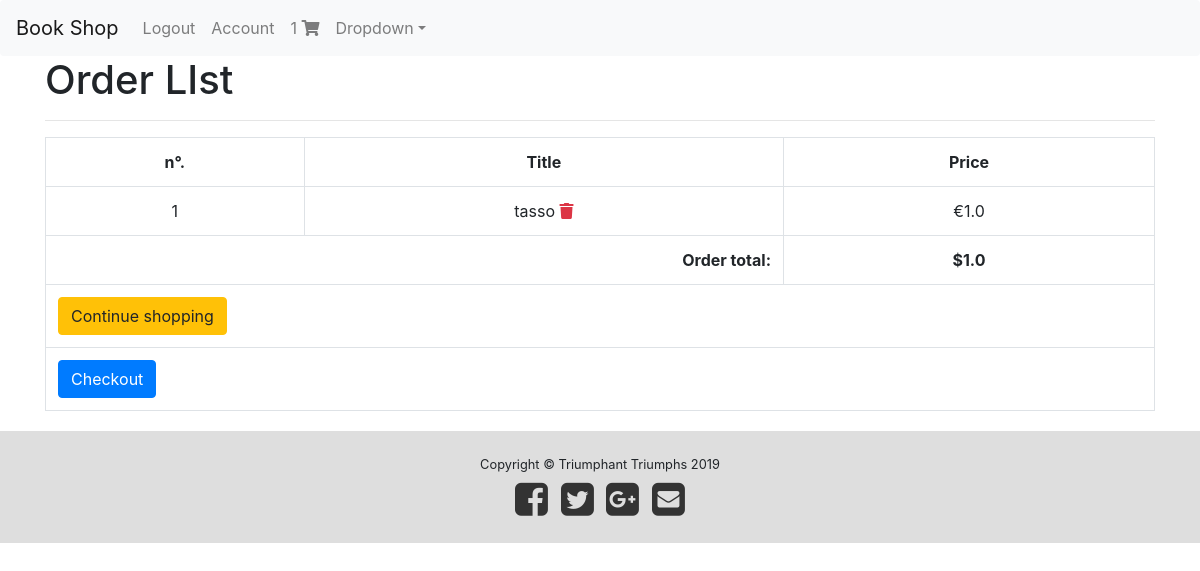
Before: /cart/complete_order_list/ (signed in) with the older database file.
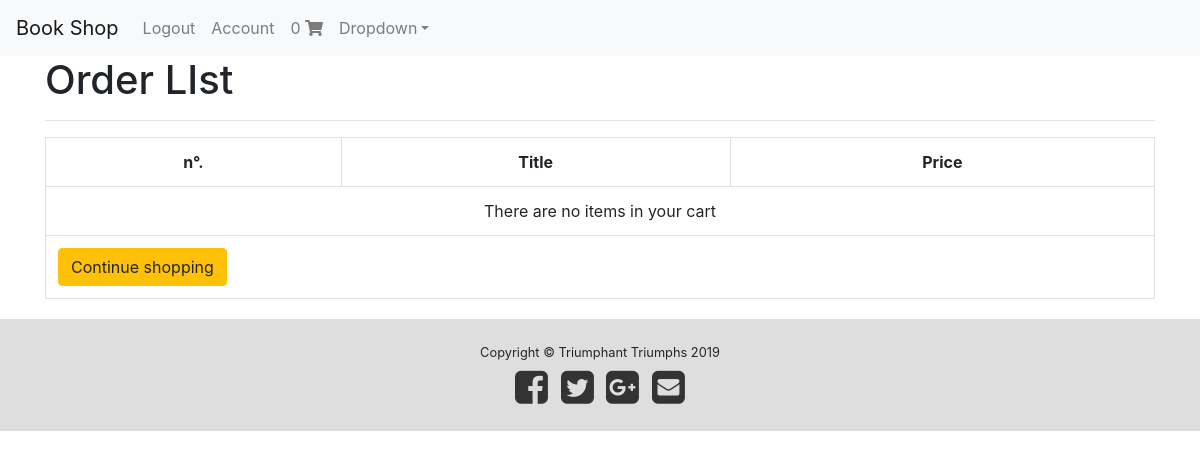
After: the same page with the newer database file.
### shopping_list/models.py (models this page shows, shortened)
class Order(models.Model):
  user = models.ForeignKey(settings.AUTH_USER_MODEL,
                             on_delete=models.CASCADE)
  item_checked = models.BooleanField(default=False)
  items = models.ManyToManyField(OrderItem)
  ref_code = models.CharField(max_length=40)
  def get_total(self):
        return self.items.all().aggregate(order_total=Sum('work__price'))['order_total']

class OrderItem(models.Model):
  work = models.ForeignKey(Work, on_delete=models.CASCADE)

### literature/models.py (models this page shows, shortened)
class Work(models.Model):
  maestros = models.ManyToManyField(Maestro)
  title = models.CharField(max_length=50)
  publication_date = models.DateTimeField()
  description = models.CharField(max_length=630)
  slug = models.SlugField() #work description
  cover = models.ImageField()
  price = models.FloatField()

### shopping_list/views.py (the view)
# urls.py: path('complete_order_list/', order_view, name='complete_order_list'),
@login_required
def order_view(request):
  order_qs = Order.objects.filter (user=request.user, item_checked=False)
  if order_qs.exists():
    context = {
      'order': order_qs[0]
    }
    return render(request, "complete_order_list.html", context)
  return Http404

### shopping_list/templatetags/template_tag_file.py (called while the page is built)
@register.filter
def cart_item_count(user):
  if user.is_authenticated:
    qs = Order.objects.filter(user=user, item_checked=False)
    if qs.exists():
      return qs[0].items.count()

### templates/complete_order_list.html
{% extends "base.html" %}
{% block content %}
<h1>Order LIst</h1>
<hr />
<table class="table table-hover table-bordered text-center">
    <tr class="text-center">
        <th>n°.</th>
        <th>Title</th>
        <th>Price</th>
    </tr>
    {% for item in order.items.all %}
    <tr>
        <td>{{ forloop.counter }}</td>
        <td>{{ item.work.title }}
        <span>
        <a href="{% url 'cart:remove-from-cart' item.work.slug %}" class="text-danger">
            <i class="fas fa-trash"></i>
        </a>
        </span></td>
        <td>€{{ item.work.price }}</td>
    </tr>
    {% empty %}
    <tr>
    <td colspan="3">
        There are no items in your cart
    </td>
    </tr>
    {% endfor %}
    {% if order.get_total %}
    <tr>
    <td colspan="2">
        <strong class="pull-right">Order total: </strong>
    </td>
    <td colspan="1">
        <strong>${{ order.get_total }}</strong>
    </td>
    </tr>
    {% endif %}
    <tr>
        <td colspan="3">
            <a href="{% url 'literature:works_list' %}" class="btn btn-warning pull-left">
            {% if order %}
                Continue shopping
            {% else %}
                Add items to your cart
            {% endif %}
            </a>
        </td>
    </tr>
     {% if order.get_total %}
     <tr>
        <td colspan="3">
            <a href="{% url 'cart:checkout' %}" class="btn btn-primary pull-left">
                Checkout
            </a>
        </td>
    </tr>
    {% endif %}
</table>
{% endblock content %}

### templates/navbar.html (shortened to what this page needs)
{% load template_tag_file %}
  <nav class="navbar navbar-expand-lg navbar-light bg-light rounded">
    <a class="navbar-brand" href="{% url 'literature:works_list' %}">Book Shop</a>
    <div class="collapse navbar-collapse" id="navbarsExample09">
      <ul class="navbar-nav mr-auto">
      {% if request.user.is_authenticated %}
      <li class="nav-item">
        <a class="nav-link" href="{% url 'account_logout' %}">Logout</a>
      </li>
      <li class="nav-item">
        <a class="nav-link" href="{% url 'profile' %}">Account</a>
      </li>
      <li class="nav-item">
      <a class="nav-link" href="{% url 'cart:complete_order_list' %}">
        {{ request.user|cart_item_count }}
        <i class="fas fa-shopping-cart"></i>
      </a>
      </li>
      {% endif %}
        <li class="nav-item dropdown">
          <a class="nav-link dropdown-toggle" href="#" id="dropdown09" data-toggle="dropdown" aria-haspopup="true" aria-expanded="false">Dropdown</a>
        </li>
      </ul>
    </div>
  </nav>

Changed rows visible on the page:
no longer on this page (row unchanged): OrderItem: work "tasso", work.price "1.0"
no longer on this page (row edited): Order: get_total "1.0"
Other visible differences:
{{ request.user|cart_item_count }}: "1" → "0"
text no longer shown: "Order total: $ Checkout"
text now shown: "There are no items in your cart"
